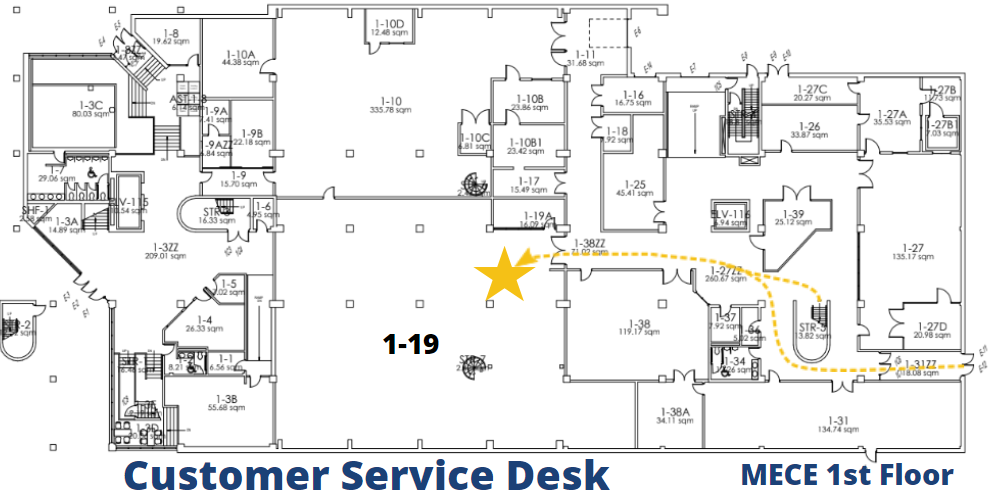
#> input picture assets/maps/source/mece-1-floor-plan.png, 990 x 503 px
$ python build_floor_art.py
#> lines starting #> are read from the running program, lines starting #| are printed output that depends on the picture; after the words box and inside, x2 and y2 are one past the last pixel; in counts of white or black regions, pixels touching at a corner belong together
"""Builds the wall linework drawn under each MEC E floor plan.

The building drawings only exist as raster images: floors 2 and 3 in the
Open House tour map PDF, floor 1 in assets/maps/source/mece-1-floor-plan.png. This script keeps
the dark, grey architectural lines (walls, doors, stairs), drops the coloured
annotations (numbered boxes, arrows, icons), tiny text and structural columns,
and saves the lines as a transparent, lossless WebP in the site's wall colour.

Each output lines up 1:1 with the plan units in src/data/floorPlans.json.

    python scripts/build_floor_art.py            # needs pymupdf, pillow, numpy, scipy
"""

from io import BytesIO
from pathlib import Path

import numpy as np
import pymupdf
from PIL import Image
from scipy import ndimage

ROOT = Path(__file__).resolve().parent.parent
# Full-resolution original; the copy in assets/maps/ is compressed for the website.
TOUR_PDF = ROOT / "assets/maps/source/MECE Tour Map (original).pdf"
OUT_DIR = ROOT / "assets/maps"
WALL_RGB = (47, 74, 58)

FLOORS = [
    {
        "out": "mece-1-walls.webp",
        "source": ROOT / "assets/maps/source/mece-1-floor-plan.png",
        "crop": (0, 0, 990, 452),  # drops the title text along the bottom
        "scale": 2,
        "erase": [(755, 655, 895, 730)],  # the large "1-19" label
    },
    {
        "out": "mece-2-walls.webp",
        "pdf_image": 50,
        "crop": (55, 147, 1853, 784),
        # Plan-unit boxes to erase: the 2025 stop squares, "You are here" and the elevator sign.
        "erase": [(390, 100, 460, 262), (634, 276, 701, 360), (1149, 353, 1233, 419),
                  (1187, 453, 1271, 520), (1294, 353, 1360, 437), (1350, 212, 1432, 358)],
    },
    {
        "out": "mece-3-walls.webp",
        "pdf_image": 51,
        "crop": (190, 145, 1768, 772),
        "erase": [(135, 36, 192, 96), (339, 189, 395, 246), (361, 329, 417, 386), (420, 329, 476, 386),
                  (223, 379, 280, 438), (782, 393, 839, 452), (398, 483, 455, 541), (1100, 279, 1156, 338)],
    },
]


def load_pdf_image(xref: int) -> Image.Image:
    doc = pymupdf.open(TOUR_PDF)
    data = doc.extract_image(xref)["image"]
    return Image.open(BytesIO(data)).convert("RGB")


def wall_art(image: Image.Image, erase: list[tuple[int, int, int, int]], min_size: int = 24) -> Image.Image:
    rgb = np.asarray(image, dtype=np.float32)
    lum = rgb.mean(axis=2)
    sat = rgb.max(axis=2) - rgb.min(axis=2)
    ink = (lum < 150) & (sat < 45)

    for x0, y0, x1, y1 in erase:
        ink[y0:y1, x0:x1] = False

    # Drop small specks (room numbers, "UP"/"DN" labels, column squares) and solid fills.
    labels, _ = ndimage.label(ink, structure=np.ones((3, 3)))
    for index, box in enumerate(ndimage.find_objects(labels), start=1):
        height = box[0].stop - box[0].start
        width = box[1].stop - box[1].start
        component = labels[box] == index
        is_fill = component.sum() > 1500 and component.sum() > 0.35 * height * width
        if max(height, width) < min_size or is_fill:
            ink[box][component] = False

    # Thicken the 1px drawing lines so they stay visible when the plan is zoomed out.
    alpha = np.clip((215 - lum) / 110, 0.35, 1) * 255 * ink
    alpha = ndimage.grey_dilation(alpha, size=(2, 2))
    out = np.zeros((*ink.shape, 4), dtype=np.uint8)
    out[..., :3] = WALL_RGB
    out[..., 3] = alpha.astype(np.uint8)
    return Image.fromarray(out, "RGBA")


def main() -> None:
    for floor in FLOORS:
        source = Image.open(floor["source"]).convert("RGB") if "source" in floor else load_pdf_image(floor["pdf_image"])
        image = source.crop(floor["crop"])
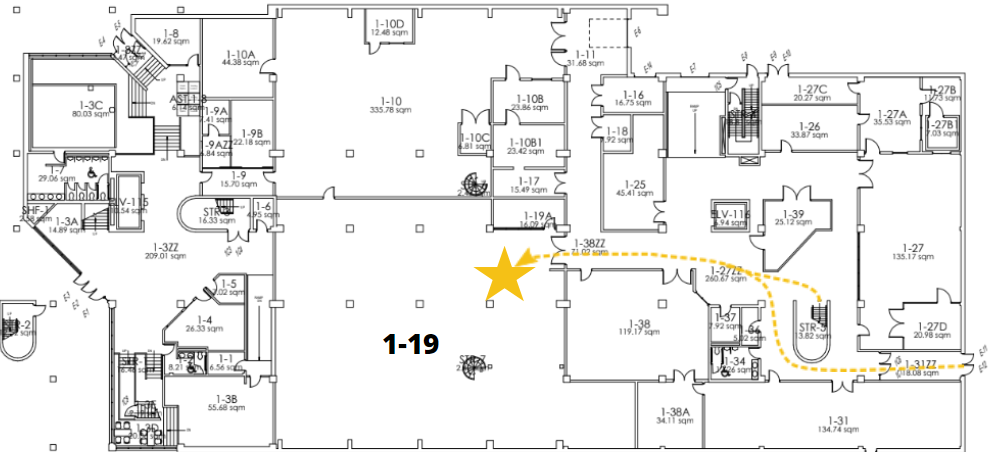
#> image: PIL image 990x452 RGB; mean R, G, B 238.3, 238, 237
        if floor.get("scale", 1) != 1:
            image = image.resize((image.width * floor["scale"], image.height * floor["scale"]), Image.LANCZOS)
#> image: PIL image 1980x904 RGB
        art = wall_art(image, floor["erase"])
#> in wall_art, `ink = (lum < 150) & (sat < 45)`:
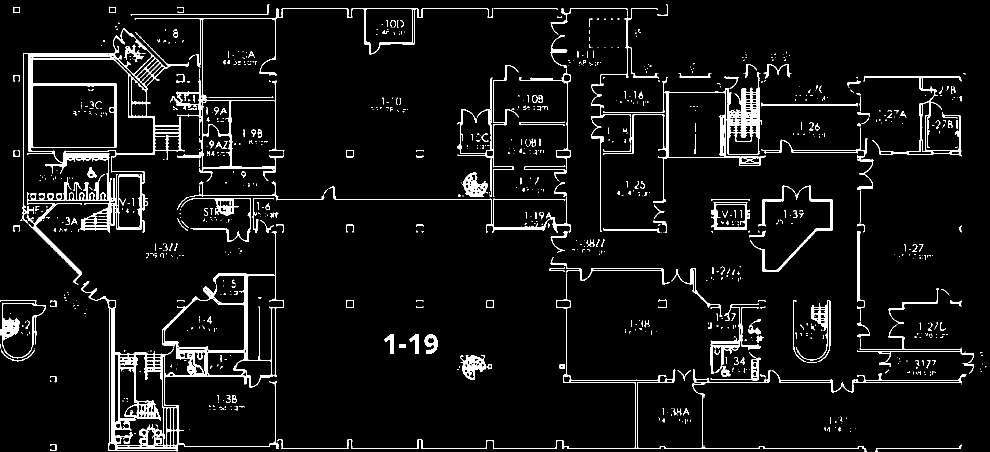
#> ink: shape (904, 1980) bool (shown at 1/2 size); 6.2% white; 954 white regions (680 under 20 px), largest, box (x1, y1, x2, y2) and area: (162, 463, 568, 903) 17964, (46, 56, 377, 465) 16121, (1206, 144, 1531, 406) 7514
#> after the loop in wall_art, `for x0, y0, x1, y1 in erase:`:
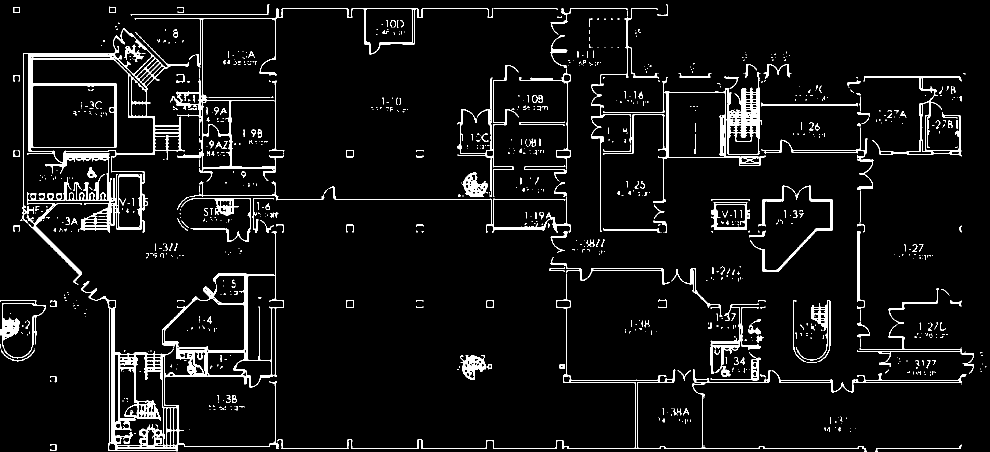
#> ink: shape (904, 1980) bool (shown at 1/2 size); 6.1% white; 950 white regions (680 under 20 px), largest, box (x1, y1, x2, y2) and area: (162, 463, 568, 903) 17964, (46, 56, 377, 465) 16121, (1206, 144, 1531, 406) 7514
#> in wall_art, `labels, _ = ndimage.label(ink, structure=np.ones((3, 3)))`:
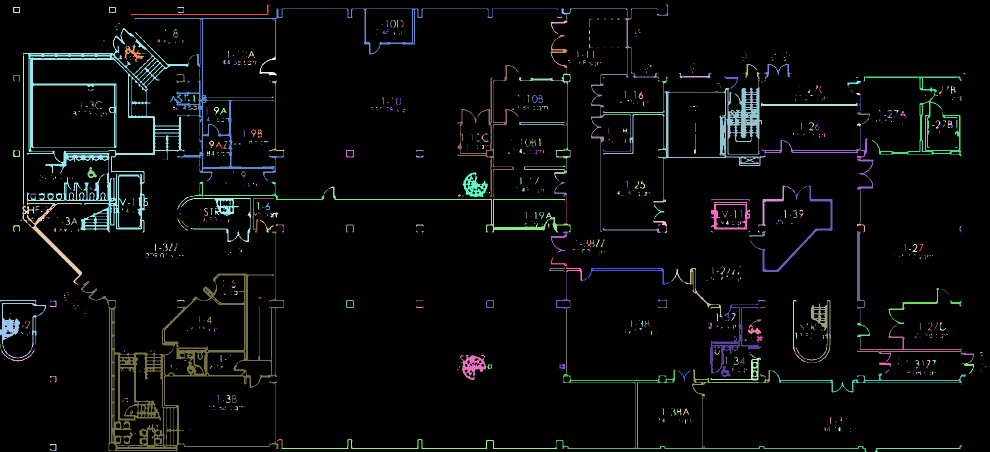
#> labels: shape (904, 1980) int32 (shown at 1/2 size); 951 distinct labels, from 0 to 950; one colour per label, 0 black
#> the loop in wall_art, `for index, box in enumerate(ndimage.find_objects(labels), start=1):` made 950 passes
#> (height, width) on passes 1 to 3: (22, 278), (22, 22), (13, 14)
#> pass 1, in wall_art, `component = labels[box] == index`:
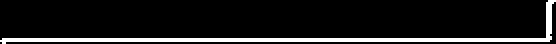
#> component: shape (22, 278) bool (shown 2 times larger); 10% white in thin lines or dots
#> after the loop in wall_art, `for index, box in enumerate(ndimage.find_objects(labels), start=1):`:
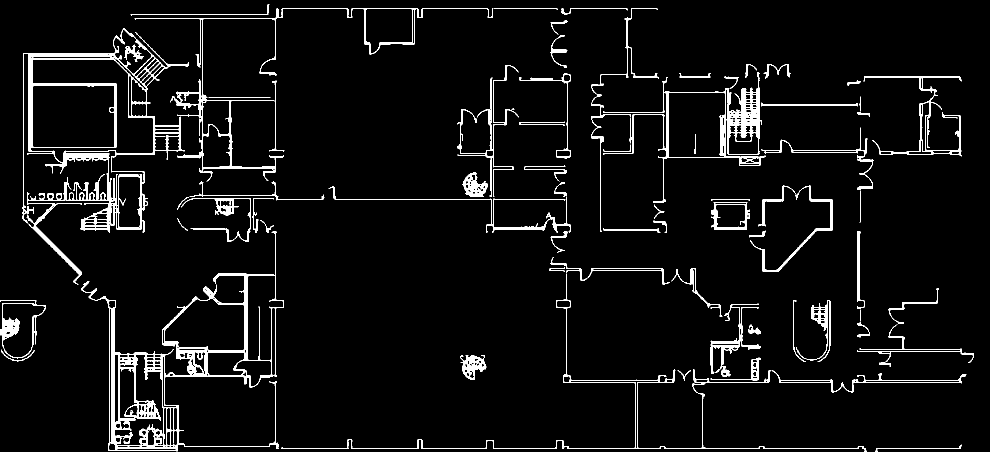
#> ink: shape (904, 1980) bool (shown at 1/2 size); 5.4% white; 81 white regions, largest, box (x1, y1, x2, y2) and area: (162, 463, 568, 903) 17964, (46, 56, 377, 465) 16121, (1206, 144, 1531, 406) 7514
#> in wall_art, `out[..., 3] = alpha.astype(np.uint8)`:
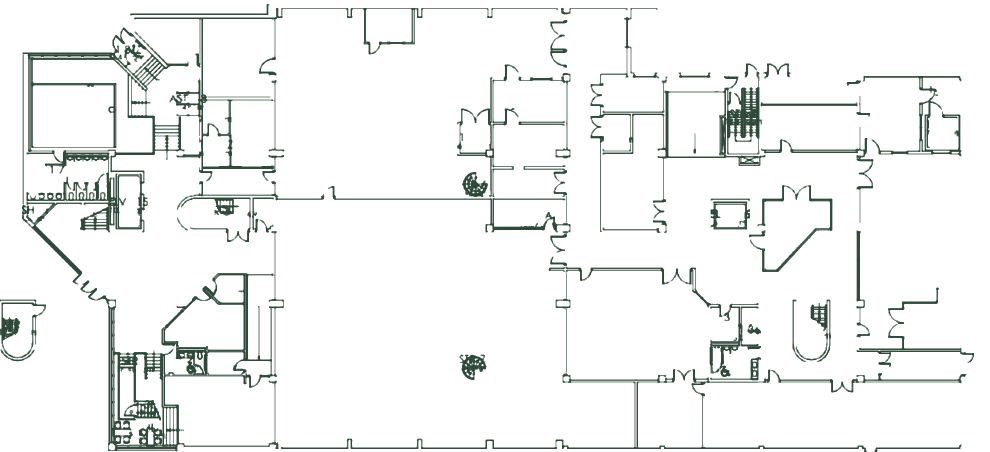
#> out: shape (904, 1980, 4) (shown at 1/2 size); mean of channels 0, 1, 2, 3 47, 74, 58, 16.8; transparent parts drawn white
        art.save(OUT_DIR / floor["out"], "WEBP", lossless=True, method=6)
        print(floor["out"], art.size)
#| mece-1-walls.webp (1980, 904)


if __name__ == "__main__":
    main()
#> (the call stopped at in load_pdf_image, `doc = pymupdf.open(TOUR_PDF)`: pymupdf is not available in this run)
